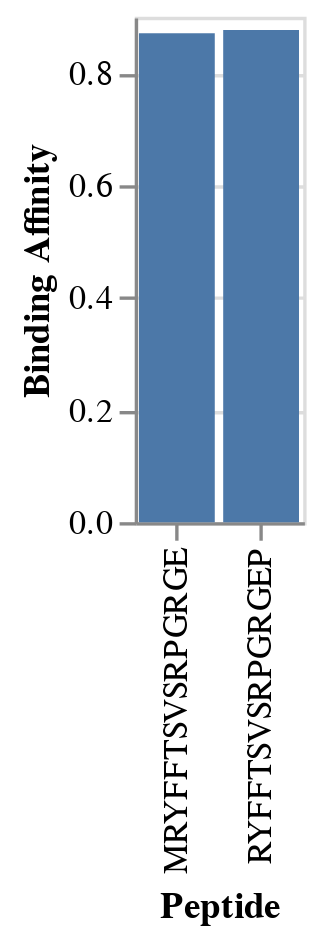

Notebook source saved alongside this figure:
### Code cell
import altair as alt
chart = alt.Chart(strong_bindings).mark_bar().encode(
    x = alt.X('peptide', title='Peptide'),
    y = alt.Y('score', title='Binding Affinity')
).properties(
    height=150,
    width=50
)
chart

### Figure 1 — Vega-Lite specification as saved in the notebook (floating-point values rounded to 4 significant figures)
{"config": {"view": {"continuousWidth": 400, "continuousHeight": 300}}, "data": {"name": "data-719921e6d544cab76c2f8db8bf7da9a9"}, "mark": "bar", "encoding": {"x": {"field": "peptide", "title": "Peptide", "type": "nominal"}, "y": {"field": "score", "title": "Binding Affinity", "type": "quantitative"}}, "height": 150, "width": 50, "$schema": "https://vega.github.io/schema/vega-lite/v4.17.0.json", "datasets": {"data-719921e6d544cab76c2f8db8bf7da9a9": [{"allele": "HLA-DRB1*11:01", "seq_num": 1, "start": 30, "end": 44, "length": 15, "core_peptide": "FTSVSRPGR", "peptide": "RYFFTSVSRPGRGEP", "score": 0.8764, "rank": 0.56}, {"allele": "HLA-DRB1*11:01", "seq_num": 1, "start": 29, "end": 43, "length": 15, "core_peptide": "FTSVSRPGR", "peptide": "MRYFFTSVSRPGRGE", "score": 0.8707, "rank": 0.58}]}}
